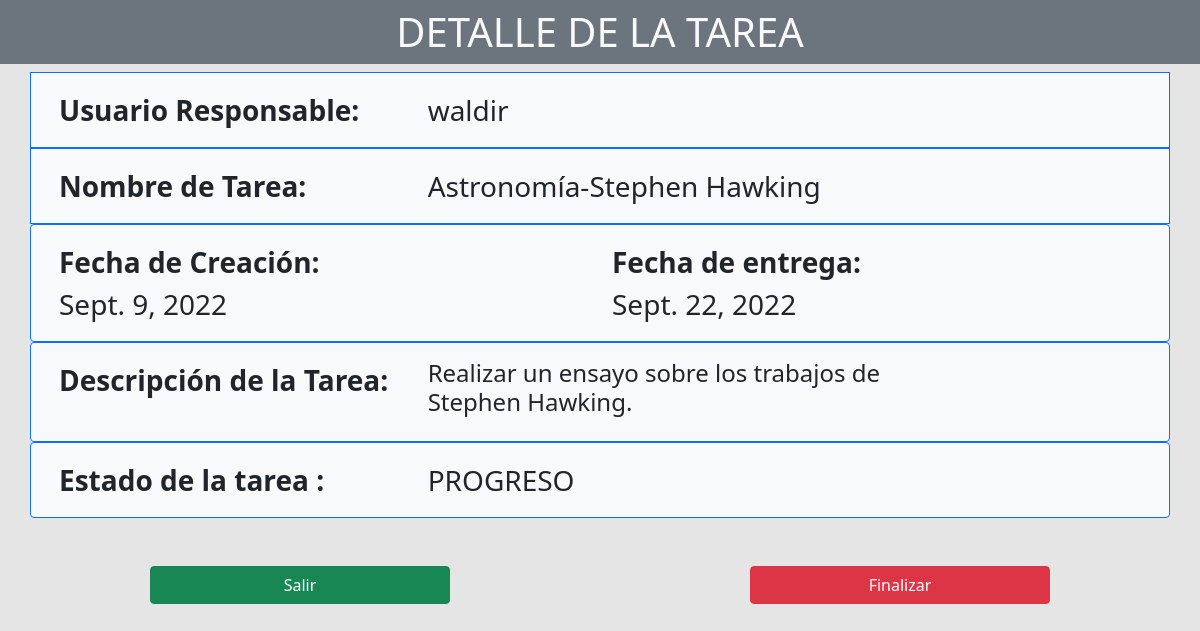
The app's page /detalle/9 with its own data.
### gestion_tareas/models.py (models this page shows)
class tarea(models.Model):
    nombre_tarea = models.CharField(max_length=50,default='')
    descripcion = models.CharField(max_length=500, default='')
    fecha_de_creacion = models.DateField(default=datetime.date.today)
    fecha_entrega = models.DateField(default=datetime.date.today)
    usuario_responsable = models.CharField(max_length=128 , default='')
    estado_dela_tarea  =models.CharField(max_length=32 , default='PROGRESO')

### gestion_tareas/views.py (the view)
# urls.py: path('detalle/<int:tareas_id>', views.detalle, name='vista_detallada'),
def detalle(request,tareas_id):
    tareas_info = tarea.objects.get(id = tareas_id)
    if request.method == 'POST':
        tareas_info.estado_dela_tarea = 'FINALIZADA'
        tareas_info.save()
        return HttpResponseRedirect(reverse('gestion_tareas:dashboard'))
    return render(request, 'gestion_tareas/vista_detallada.html',{'tarea_detalle': tareas_info})

### gestion_tareas/templates/gestion_tareas/vista_detallada.html (shortened to what this page needs)
<!DOCTYPE html>
<html lang="en">
<head>
    <link href="https://cdn.jsdelivr.net/npm/bootstrap@5.0.2/dist/css/bootstrap.min.css" rel="stylesheet">
</head>
<body style="background-color: rgba(0,0,0, 0.1); height: 100vh;" >
    <h1 class="py-2 bg-secondary text-center text-light">DETALLE DE LA TAREA</h1>
    <div class="container fs-3"  >
        <form action="{% url 'gestion_tareas:vista_detallada' tarea_detalle.id %}" method="post">
            <div class="row p-3 border border-primary bg-light">
                <div class="col-md-4 ml-auto fw-bold">
                    Usuario Responsable:
                </div>
                <div class="col-md-6">
                    {{ tarea_detalle.usuario_responsable }}
                </div>
            </div>
            <div class="row p-3 border border-primary bg-light">
                <div class="col-md-4 ml-auto fw-bold">
                    Nombre de Tarea:
                </div>
                <div class="col-md-6">
                    {{ tarea_detalle.nombre_tarea }}
                </div>
            </div>
            <div class="row p-3 border border-primary rounded bg-light">
                <div class="col-md-6 ">
                    <div class="col-md-6 fw-bold">Fecha de Creación:</div>
                    <div class="col-md-6">{{ tarea_detalle.fecha_de_creacion }}</div>
                </div>
                <div class="col-md-6 ">
                    <div class="col-md-6 fw-bold ">Fecha de entrega: </div>
                    <div class="col-md-6 ">{{ tarea_detalle.fecha_entrega }}</div>
                </div>
            </div>
           <div class="row p-3 border border-primary rounded bg-light">
            <div class="col-md-4 fw-bold">Descripción de la Tarea:</div>
            <div class="col-md-6">
                <h4>{{ tarea_detalle.descripcion }}</h4></div>
           </div>
            <div class="row p-3 border border-primary rounded bg-light">
                <div class="col-md-4 fw-bold">Estado de la tarea : </div>
                <div  class="col-md-6">{{ tarea_detalle.estado_dela_tarea }}</div>
            </div>
        </div >
            <div class="col d-flex justify-content-around mt-5  pb-4">
                <a class="col-3 btn btn-success float-start" href="/dashboard">Salir</a>
                <button type="submit" class="col-3 btn btn-danger float-start">Finalizar</button>
            </div>
</body>
</html>

### records on screen
tarea: usuario_responsable "waldir", nombre_tarea "Astronomía-Stephen Hawking", fecha_de_creacion "Sept. 9, 2022", fecha_entrega "Sept. 22, 2022", descripcion "Realizar un ensayo sobre los trabajos de Stephen Hawking.", estado_dela_tarea "PROGRESO"
